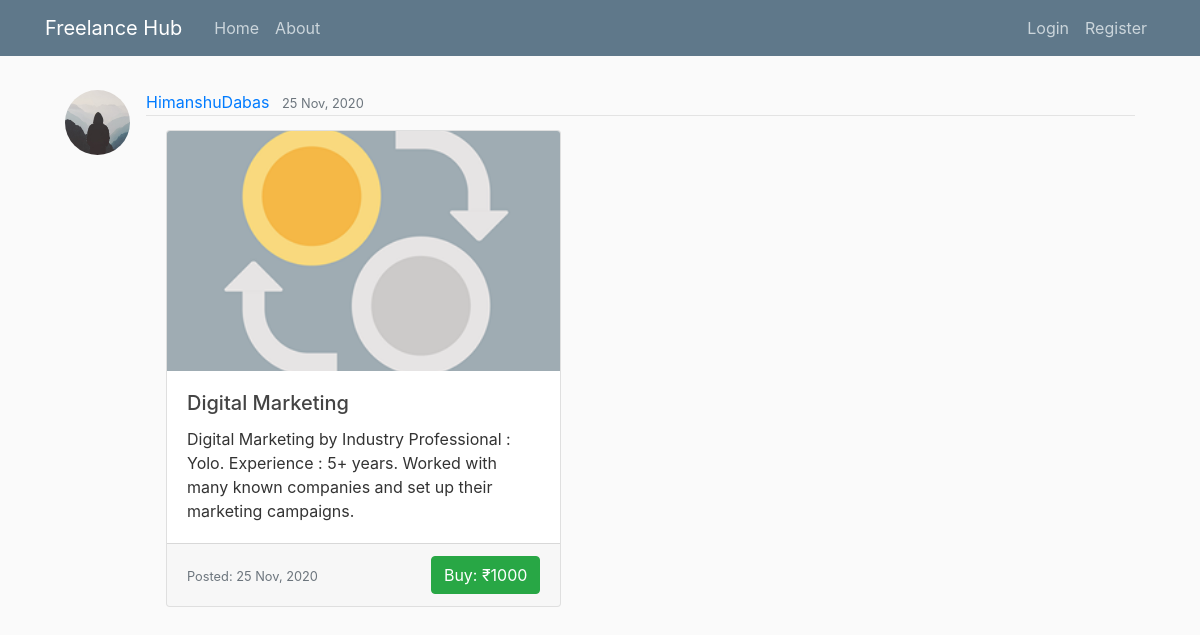
Screenshot of /post/2 with the database file from the repository.
### freelancehub/models.py (models this page shows, shortened)
class User(db.Model, UserMixin):
    id = db.Column(db.Integer, primary_key=True)
    username = db.Column(db.String(20), unique=True, nullable=False)
    email = db.Column(db.String(120), unique=True, nullable=False)
    image_file = db.Column(db.String(20), nullable=False, default='default.jpg')
    password = db.Column(db.String(60), nullable=False)
    posts = db.relationship('Post', backref='author', lazy=True)

class Post(db.Model):
    id = db.Column(db.Integer, primary_key=True)
    title = db.Column(db.String(100), nullable=False)
    image_file = db.Column(db.String(20), nullable=False, default='default_service.png')
    price = db.Column(db.Integer, nullable=False)
    date_posted = db.Column(db.DateTime, nullable=False, default=datetime.utcnow)
    content = db.Column(db.Text, nullable=False)
    user_id = db.Column(db.Integer, db.ForeignKey('user.id'), nullable=False)
    listed = db.Column(db.Integer, nullable=False, default=1)

### freelancehub/posts/routes.py (the view)
@posts.route("/post/<int:post_id>")
def post(post_id):
    post = Post.query.get_or_404(post_id)
    return render_template('post.html', title=post.title, post=post)

### freelancehub/templates/post.html (shortened to what this page needs)
{% extends "layout.html" %}
{% block content %}
  {% if post.listed or post.author == current_user %}
    <article class="media content-section">
      <img class="rounded-circle article-img" src="{{ url_for('static', filename='profile_pics/' + post.author.image_file) }}">
      <div class="media-body">
        <div class="article-metadata">
          <a class="mr-2" href="{{ url_for('users.user_posts', username=post.author.username) }}">{{ post.author.username }}</a>
          <small class="text-muted">{{ post.date_posted.strftime('%d %b, %Y') }}</small>
        </div>
        <article class="media content-section">
          <div class="card col-md-5 p-0">
            <img class="card-img-top" src="{{ url_for('static', filename='post_pics/' + post.image_file) }}" alt="Service Image">
            <div class="card-body">
              <h5 class="card-title">{{ post.title }}</h5>
              <p class="card-text">{{ post.content }}</p>
            </div>
            <div class="card-footer">
              <div class="d-flex" style="align-items:center;justify-content:center;">
                <div>
                  <small class="text-muted">Posted: {{ post.date_posted.strftime('%d %b, %Y') }}</small>
                </div>
                <div class="ml-auto">
                  <a href="{{ url_for('services.checkout', post_id=post.id) }}" class="btn btn-success">Buy: ₹{{ post.price }}</a>
                </div>
              </div>
            </div>
          </div>
        </article>
      </div>
    </article>
  {% else %}
    <h2 class="text-center">
      Sorry, this service has been unlisted by the owner.
    </h2>
  {% endif %}
{% endblock content %}

### freelancehub/static/main.css (style rules this page uses)
body { background: #fafafa; color: #333333; margin-top: 5rem; }
h1, h2, h3, h4, h5, h6 { color: #444444; }
.content-section { padding: 10px 20px; border-radius: 3px; margin-bottom: 20px; }
.article-img { height: 65px; width: 65px; margin-right: 16px; }
.article-metadata { padding-bottom: 1px; margin-bottom: 4px; border-bottom: 1px solid #e3e3e3 }
img.card-img-top { max-width: 100%; max-height: 20vw; object-fit: cover; }

### rows the page displays
User: image_file (placeholder picture), author.username "HimanshuDabas"
Post: date_posted "25 Nov, 2020", image_file (placeholder picture), title "Digital Marketing", content "Digital Marketing by Industry Professional : Yolo. Experience : 5+ years. Worked with many known companies and set up their marketing campaigns.", price "1000"
